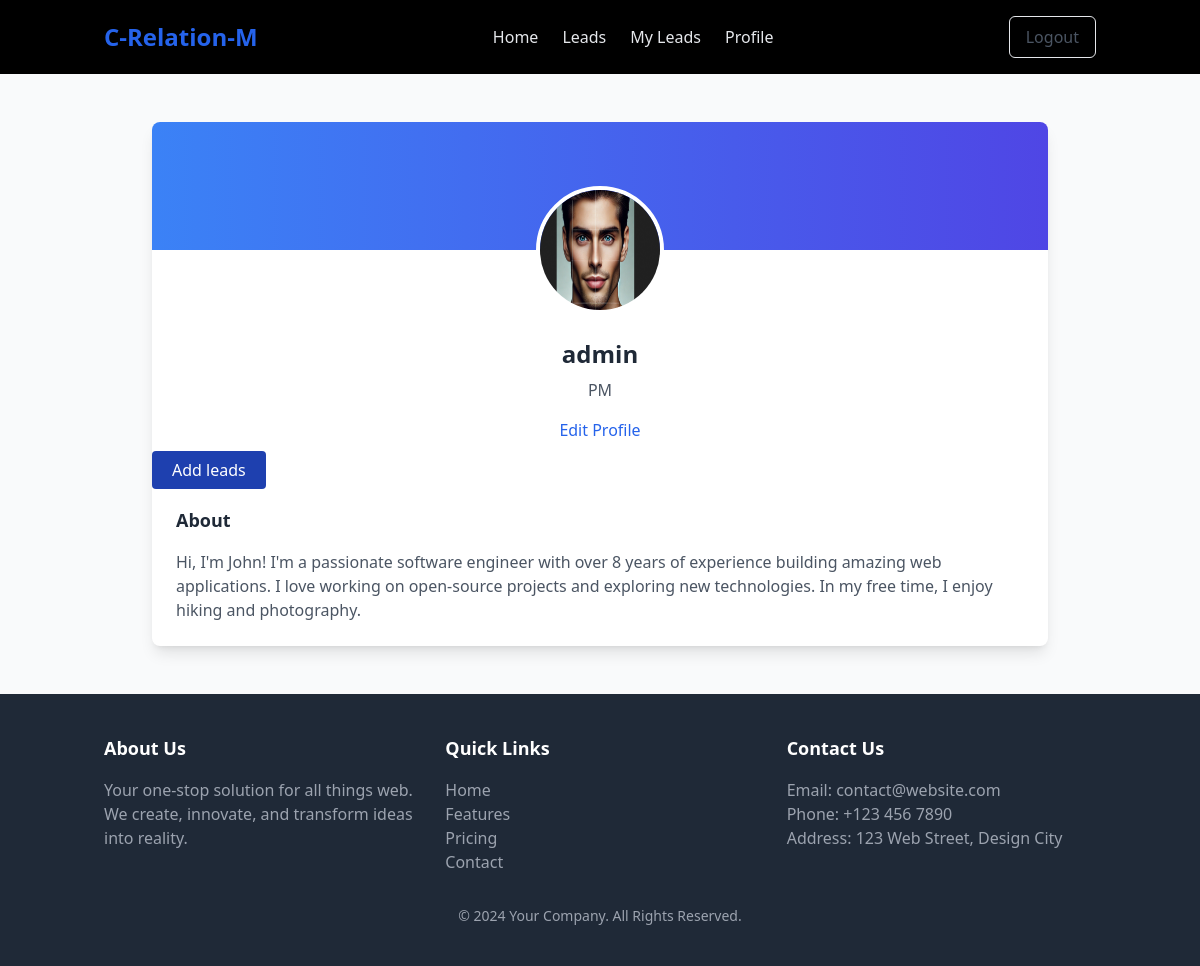
Page /agent/ (signed in) on the committed database.
### app/models.py (models this page shows, shortened)
class AgentModel(models.Model):
    designation_choice=(
        ('Engineer','Engineer'),
        ('CA','Charted Accountant'),
        ('PM','product manager'),
        ('Sales manager','sales manager')
    )
    profile_image=models.ImageField(upload_to='profile_image')
    name=models.ForeignKey(User,on_delete=models.CASCADE,related_name='agent')
    desigation=models.CharField(choices=designation_choice,max_length=50)
    experience=models.IntegerField(default=2)

### app/views.py (the view)
# urls.py: path('agent/',views.AgentProfile.as_view(),name='agent'),
class AgentProfile(View):
    def get(self,request,*args,**kwargs):
        try:
            if User.is_authenticated:
                agent=AgentModel.objects.get(name=request.user)
                return render(request,'Home/agent_profile.html',{'agent':agent})
        except:
            agent={}
            return render(request,'Home/agent_profile.html',{'agent':agent})

### app/templates/Home/agent_profile.html (shortened to what this page needs)
{% extends 'base.html' %}
{% block content %}
<main class="bg-gray-50">
  <div class="container mx-auto px-4 py-12">
    <div class="bg-white shadow-lg rounded-lg overflow-hidden max-w-4xl mx-auto">
      <div class="flex justify-center -mt-16">
        <img class="w-32 h-32 rounded-full border-4 border-white" src="{{ agent.profile_image.url }}" alt="Profile">
      </div>
      <div class="text-center mt-6">
        <h2 class="text-2xl font-semibold text-gray-800"> {{agent.name}} </h2>
        <p class="text-gray-600 mt-2"> {{agent.desigation}} </p>
        <div class="mt-4">
          <a href="#" class="text-blue-600 hover:text-blue-800 font-medium">Edit Profile</a>
        </div>
      </div>
      <div class="mt-4">
        <a href="{% url 'add_leads' %}" class="text-white rounded  px-5 py-2 bg-blue-800 hover:gray-200 hover:bg-blue-600 font-medium">Add leads</a>
      </div>
      <div class="p-6">
        <h3 class="text-lg font-semibold text-gray-800 mb-4">About</h3>
        <p class="text-gray-600">Hi, I'm John! I'm a passionate software engineer with over 8 years of experience building amazing web applications. I love working on open-source projects and exploring new technologies. In my free time, I enjoy hiking and photography.</p>
      </div>
    </div>
  </div>
</main>
{% endblock %}

### rows in the picture
AgentModel: profile_image (picture), name "admin", desigation "PM"
